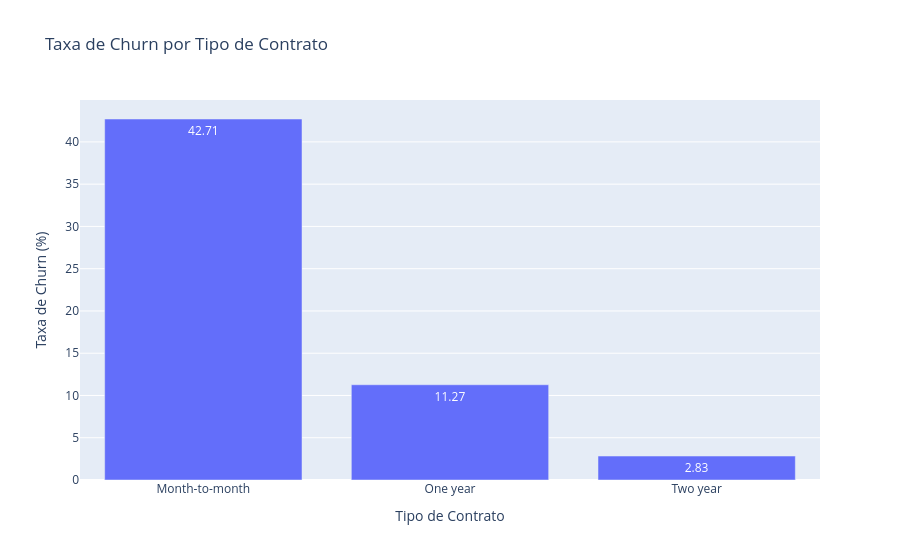

Source (notebook cell):
### Markdown cell above
## 4. Análise dos Fatores Associados ao Churn

### Code cell
churn_contrato = (
    tabela.groupby("Contract")["Churn"]
    .apply(lambda x: (x == "Yes").mean() * 100)
    .reset_index(name="Taxa de Churn")
)

fig = px.bar(
    churn_contrato,
    x="Contract",
    y="Taxa de Churn",
    text_auto=".2f",
    title="Taxa de Churn por Tipo de Contrato",
    labels={
        "Contract": "Tipo de Contrato",
        "Taxa de Churn": "Taxa de Churn (%)"
    }
)

fig.show()

### Figure 1 — Plotly figure (JSON) as saved in the notebook; plotly's stock layout.template omitted (floating-point values rounded to 4 significant figures)
{"data": [{"hovertemplate": "Tipo de Contrato=%{x}<br>Taxa de Churn (%)=%{y}<extra></extra>", "legendgroup": "", "marker": {"color": "#636efa", "pattern": {"shape": ""}}, "name": "", "orientation": "v", "showlegend": false, "textposition": "auto", "texttemplate": "%{y:.2f}", "type": "bar", "x": ["Month-to-month", "One year", "Two year"], "xaxis": "x", "y": [42.71, 11.27, 2.832], "yaxis": "y"}], "layout": {"barmode": "relative", "legend": {"tracegroupgap": 0}, "title": {"text": "Taxa de Churn por Tipo de Contrato"}, "xaxis": {"anchor": "y", "domain": [0, 1], "title": {"text": "Tipo de Contrato"}}, "yaxis": {"anchor": "x", "domain": [0, 1], "title": {"text": "Taxa de Churn (%)"}}}}
